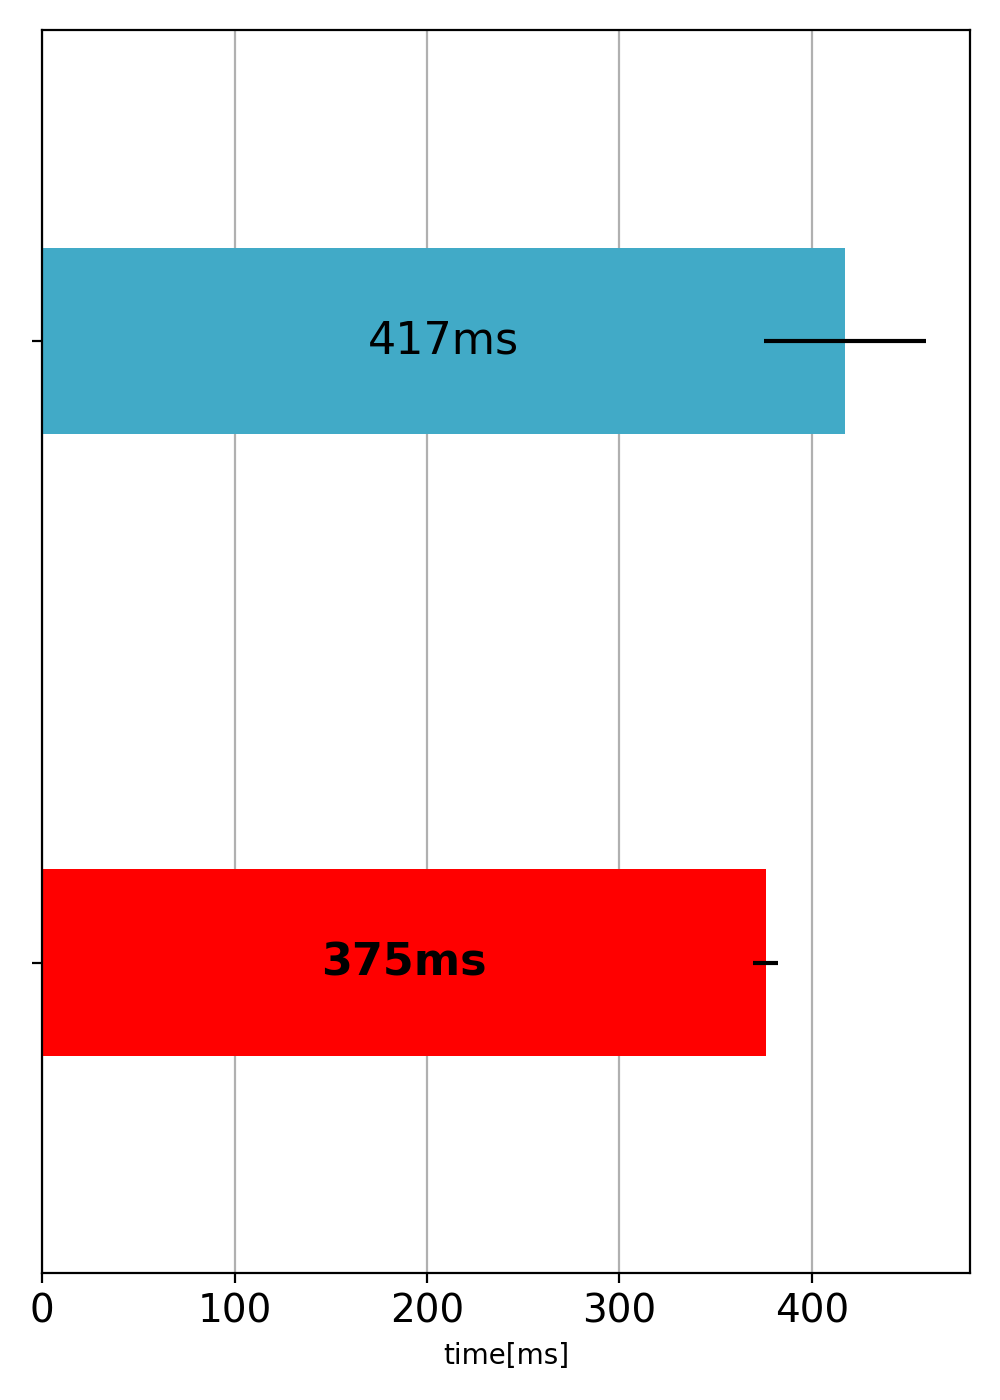

The Python source for this figure:
import timeit
from random import random
import numpy as np
import matplotlib.pyplot as plt


def func1(a):
    a.sort(key=lambda x: x[1])


def func2(a):
    from operator import itemgetter
    a.sort(key=itemgetter(1))


def main():
    n_repeat = 10
    n = 10**6
    a = [[random(), random(), random()] for i in range(n)]
    res1 = timeit.repeat(lambda: func1(a), repeat=n_repeat, number=1)
    res1 = np.array(res1) * 10**3
    res2 = timeit.repeat(lambda: func2(a), repeat=n_repeat, number=1)
    res2 = np.array(res2) * 10**3

    print(np.mean(res1), np.std(res1))
    print(np.mean(res2), np.std(res2))

    # Example data
    y_pos = np.arange(2)
    performance = [np.mean(res1), np.mean(res2)]
    error = [np.std(res1), np.std(res2)]

    # plot
    plt.rcdefaults()
    fig, ax = plt.subplots(figsize=(5, 7))

    ax.barh(y_pos,
            performance,
            xerr=error,
            align='center',
            height=0.3,
            color=['#41aac7', 'red'])
    ax.text(np.mean(res1) / 2,
            0,
            f'{int(np.mean(res1))}ms',
            fontsize=16,
            ha='center',
            va='center',
            color='black')
    ax.text(np.mean(res2) / 2,
            1,
            f'{int(np.mean(res2))}ms',
            fontsize=16,
            ha='center',
            va='center',
            color='black',
            weight='bold')

    ax.grid(axis='y')
    ax.set_ylim(-0.5, 1.5)
    ax.set_axisbelow(True)
    ax.tick_params(axis='x', labelsize=14)
    ax.invert_yaxis()  # labels read top-to-bottom
    ax.set_yticks(y_pos)
    # ax.set_yticklabels(['', '', ''])
    ax.yaxis.set_ticklabels([])
    # ax.yaxis.set_ticks_position('none')
    ax.set_xlabel('time[ms]')

    plt.grid()
    plt.tight_layout()
    plt.savefig('sort.png', dpi=200)
    plt.show()


if __name__ == '__main__':
    main()
